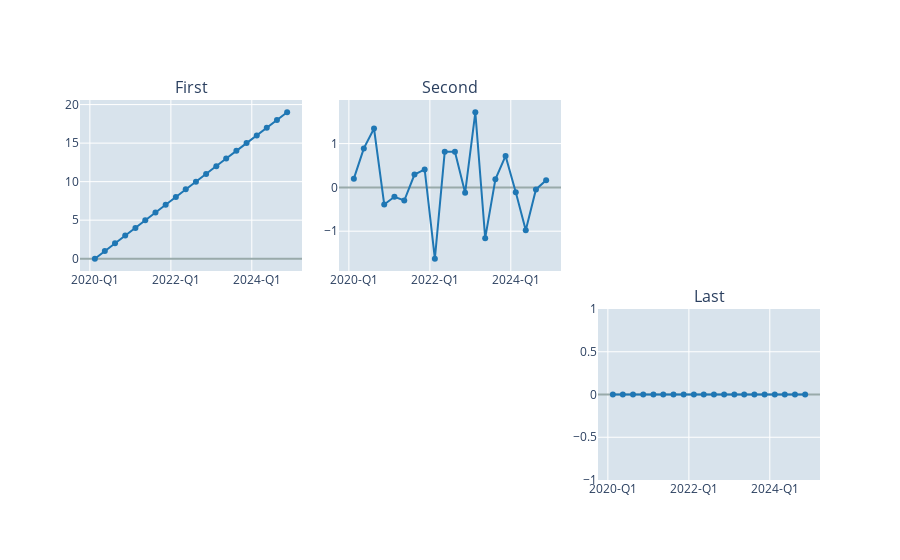

Notebook source saved alongside this figure:
### Markdown cell above
## Create a grid of charts

### Code cell
rows_columns = (2, 3)
fig = ir.make_subplots(rows_columns, )

db["x"].plot(figure=fig, subplot=0, subplot_title="First", show_figure=False, )
db["y"].plot(figure=fig, subplot=1, subplot_title="Second", show_figure=False, )
db["z"].plot(figure=fig, subplot=-1, subplot_title="Last", show_figure=False, )

fig.show()

### Figure 1 — Plotly figure (JSON) as saved in the notebook; plotly's stock layout.template omitted (floating-point values rounded to 4 significant figures)
{"data": [{"customdata": [0], "line": {"color": "#1f77b4"}, "mode": "lines+markers", "showlegend": false, "type": "scatter", "x": ["2020-02-15", "2020-05-15", "2020-08-15", "2020-11-15", "2021-02-15", "2021-05-15", "2021-08-15", "2021-11-15", "2022-02-15", "2022-05-15", "2022-08-15", "2022-11-15", "2023-02-15", "2023-05-15", "2023-08-15", "2023-11-15", "2024-02-15", "2024-05-15", "2024-08-15", "2024-11-15"], "xaxis": "x", "xhoverformat": "%Y-Q%q", "y": [0, 1, 2, 3, 4, 5, 6, 7, 8, 9, 10, 11, 12, 13, 14, 15, 16, 17, 18, 19], "yaxis": "y"}, {"customdata": [1], "line": {"color": "#1f77b4"}, "mode": "lines+markers", "showlegend": false, "type": "scatter", "x": ["2020-02-15", "2020-05-15", "2020-08-15", "2020-11-15", "2021-02-15", "2021-05-15", "2021-08-15", "2021-11-15", "2022-02-15", "2022-05-15", "2022-08-15", "2022-11-15", "2023-02-15", "2023-05-15", "2023-08-15", "2023-11-15", "2024-02-15", "2024-05-15", "2024-08-15", "2024-11-15"], "xaxis": "x2", "xhoverformat": "%Y-Q%q", "y": [0.199, 0.89, 1.344, -0.3898, -0.2137, -0.3003, 0.2935, 0.4094, -1.628, 0.813, 0.8146, -0.1233, 1.714, -1.16, 0.1837, 0.7182, -0.1088, -0.9771, -0.04586, 0.1658], "yaxis": "y2"}, {"customdata": [2], "line": {"color": "#1f77b4"}, "mode": "lines+markers", "showlegend": false, "type": "scatter", "x": ["2020-02-15", "2020-05-15", "2020-08-15", "2020-11-15", "2021-02-15", "2021-05-15", "2021-08-15", "2021-11-15", "2022-02-15", "2022-05-15", "2022-08-15", "2022-11-15", "2023-02-15", "2023-05-15", "2023-08-15", "2023-11-15", "2024-02-15", "2024-05-15", "2024-08-15", "2024-11-15"], "xaxis": "x6", "xhoverformat": "%Y-Q%q", "y": [0, 0, 0, 0, 0, 0, 0, 0, 0, 0, 0, 0, 0, 0, 0, 0, 0, 0, 0, 0], "yaxis": "y6"}], "layout": {"annotations": [{"font": {"size": 16}, "showarrow": false, "text": "First", "x": 0.15, "xanchor": "center", "xref": "paper", "y": 1, "yanchor": "bottom", "yref": "paper"}, {"font": {"size": 16}, "showarrow": false, "text": "Second", "x": 0.5, "xanchor": "center", "xref": "paper", "y": 1, "yanchor": "bottom", "yref": "paper"}, {"font": {"size": 16}, "showarrow": false, "text": " ", "x": 0.85, "xanchor": "center", "xref": "paper", "y": 1, "yanchor": "bottom", "yref": "paper"}, {"font": {"size": 16}, "showarrow": false, "text": " ", "x": 0.15, "xanchor": "center", "xref": "paper", "y": 0.45, "yanchor": "bottom", "yref": "paper"}, {"font": {"size": 16}, "showarrow": false, "text": " ", "x": 0.5, "xanchor": "center", "xref": "paper", "y": 0.45, "yanchor": "bottom", "yref": "paper"}, {"font": {"size": 16}, "showarrow": false, "text": "Last", "x": 0.85, "xanchor": "center", "xref": "paper", "y": 0.45, "yanchor": "bottom", "yref": "paper"}], "hovermode": "x", "legend": {"orientation": "h", "x": 0.5, "xanchor": "center", "xref": "paper", "y": 0.02, "yanchor": "bottom", "yref": "container"}, "modebar": {"add": "hovercompare"}, "plot_bgcolor": "#D8E3EC", "title": {"x": 0.5, "xanchor": "center", "xref": "paper", "y": 0.98, "yanchor": "top", "yref": "container"}, "xaxis": {"anchor": "y", "domain": [0, 0.3], "showticklabels": true, "tickformat": "%Y-Q%q", "ticklabelmode": "period", "type": "date"}, "xaxis2": {"anchor": "y2", "domain": [0.35, 0.65], "showticklabels": true, "tickformat": "%Y-Q%q", "ticklabelmode": "period", "type": "date"}, "xaxis3": {"anchor": "y3", "domain": [0.7, 1]}, "xaxis4": {"anchor": "y4", "domain": [0, 0.3]}, "xaxis5": {"anchor": "y5", "domain": [0.35, 0.65]}, "xaxis6": {"anchor": "y6", "domain": [0.7, 1], "showticklabels": true, "tickformat": "%Y-Q%q", "ticklabelmode": "period", "type": "date"}, "yaxis": {"anchor": "x", "domain": [0.55, 1], "zeroline": true, "zerolinecolor": "#9aa"}, "yaxis2": {"anchor": "x2", "domain": [0.55, 1], "zeroline": true, "zerolinecolor": "#9aa"}, "yaxis3": {"anchor": "x3", "domain": [0.55, 1]}, "yaxis4": {"anchor": "x4", "domain": [0, 0.45]}, "yaxis5": {"anchor": "x5", "domain": [0, 0.45]}, "yaxis6": {"anchor": "x6", "domain": [0, 0.45], "zeroline": true, "zerolinecolor": "#9aa"}}}
